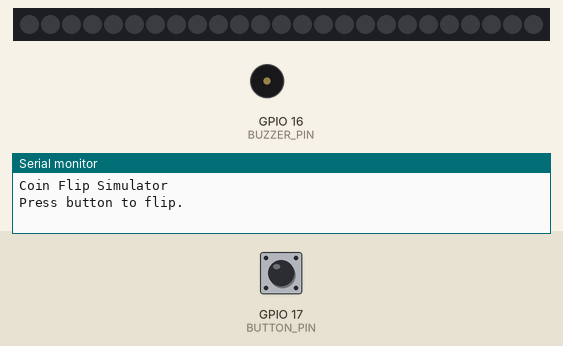
Simulated run of this sketch. Board: ESP32. Parts: 25 RGB LEDs in strip order, left to right, buzzer (waves = sounding), the last lines printed to the serial monitor. The inputs (shaded band) are chosen by the test bench; at power-on: GPIO 17 (BUTTON_PIN) HIGH. Dim RGB values are drawn brighter than linear; random numbers use the default seed unless the sketch sets one.

Above: at 1.2 s.
1.3 s: GPIO 17 (BUTTON_PIN) pulled LOW for 0.15 s
At 6.02 s:
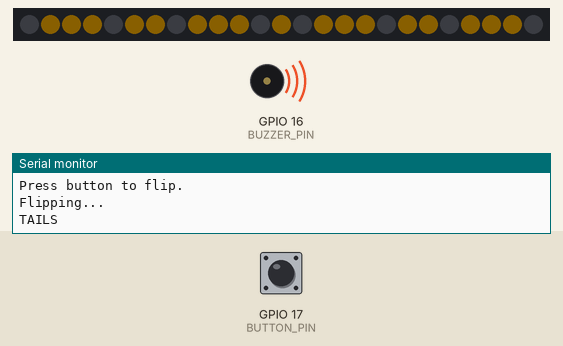
At 6.5 s:
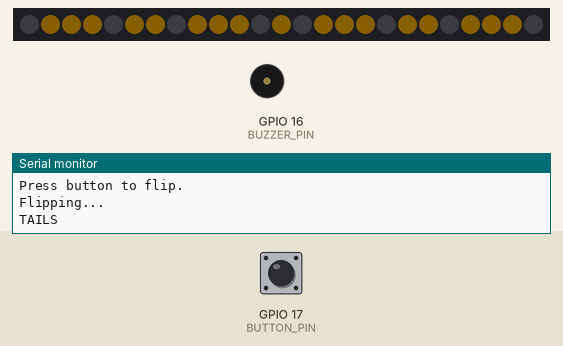
7.6 s: GPIO 17 (BUTTON_PIN) pulled LOW for 1 s
At 13.7 s:
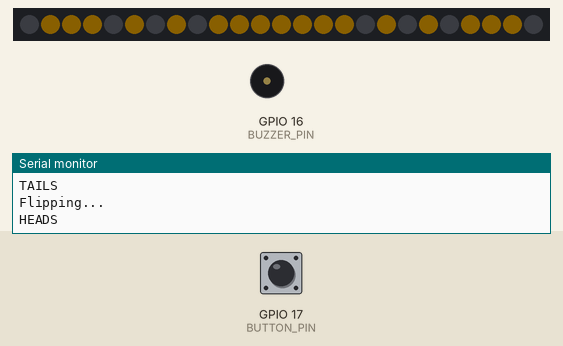
Timing chart, 0 to 15.2 s (numbered marks = the images above; inputs shaded):
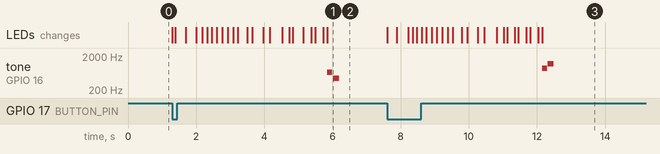

Measured:
- after the input at 1.3 s, tone on GPIO 16 (BUZZER_PIN): silent → 660 Hz after 4.5 s, → silent 0.15 s later, → 440 Hz 0.02 s later, → silent 0.18 s later; the LEDs: first change at once (image 1 shows a later state)
- after the input at 7.6 s, tone on GPIO 16 (BUZZER_PIN): silent → 880 Hz after 4.5 s, → silent 0.15 s later, → 1175 Hz 0.02 s later, → silent 0.18 s later; the LEDs: change at once (image 3)

The sketch:

Coin_Flip_Simulator.ino
```cpp
/*
 * =============================================================================
 * COIN FLIP SIMULATOR
 * =============================================================================
 *
 * Press the button to flip the coin.
 *
 * The matrix shows a spinning coin animation, then stops on
 * HEADS or TAILS and plays a chime.
 *
 * The coin animation and button handling run inside a dedicated
 * FreeRTOS task.
 *
 * Hardware:
 *   Matrix -> GPIO 7
 *   Button -> GPIO 17
 *   Buzzer -> GPIO 16
 *
 * =============================================================================
 */

#include <Arduino.h>
#include <Adafruit_NeoPixel.h>

#include "freertos/FreeRTOS.h"
#include "freertos/task.h"

// =============================================================================
// Hardware
// =============================================================================

#define MATRIX_PIN 7
#define NUM_LEDS 25

#define BUTTON_PIN 17
#define BUZZER_PIN 16

// =============================================================================
// NeoPixel matrix
// =============================================================================

Adafruit_NeoPixel matrix(
  NUM_LEDS,
  MATRIX_PIN,
  NEO_GRB + NEO_KHZ800
);

// =============================================================================
// Matrix coordinate mapping
// =============================================================================

int pixelXY(
  int x,
  int y
)
{
  if (y % 2 == 0)
    return y * 5 + x;

  return y * 5 + (4 - x);
}

// =============================================================================
// Set one matrix pixel
// =============================================================================

void setPixelXY(
  int x,
  int y,
  uint32_t colour
)
{
  if (
    x < 0 ||
    x >= 5 ||
    y < 0 ||
    y >= 5
  )
    return;

  matrix.setPixelColor(
    pixelXY(x, y),
    colour
  );
}

// =============================================================================
// Draw the coin
//
// mode:
//   0 = heads
//   1 = tails
//   2 = thin coin / edge-on
//   3 = blank
// =============================================================================

void drawCoin(
  int mode
)
{
  matrix.clear();

  uint32_t colour =
    matrix.Color(
      255,
      180,
      0
    );

  // ---------------------------------------------------------------------------
  // Normal coin
  // ---------------------------------------------------------------------------

  if (
    mode == 0 ||
    mode == 1
  )
  {
    // Coin outline.
    for (int x = 1; x <= 3; x++)
    {
      setPixelXY(x, 0, colour);
      setPixelXY(x, 4, colour);
    }

    for (int y = 1; y <= 3; y++)
    {
      setPixelXY(0, y, colour);
      setPixelXY(4, y, colour);
    }

    // HEADS.
    if (mode == 0)
    {
      setPixelXY(2, 1, colour);
      setPixelXY(1, 2, colour);
      setPixelXY(2, 2, colour);
      setPixelXY(3, 2, colour);
      setPixelXY(2, 3, colour);
    }

    // TAILS.
    else
    {
      setPixelXY(1, 1, colour);
      setPixelXY(3, 1, colour);
      setPixelXY(2, 2, colour);
      setPixelXY(1, 3, colour);
      setPixelXY(3, 3, colour);
    }
  }

  // ---------------------------------------------------------------------------
  // Coin viewed edge-on
  // ---------------------------------------------------------------------------

  else if (mode == 2)
  {
    for (int y = 0; y < 5; y++)
    {
      setPixelXY(
        2,
        y,
        colour
      );
    }
  }

  matrix.show();
}

// =============================================================================
// Coin flipping animation
// =============================================================================

void flipAnimation(
  bool result
)
{
  /*
   * The animation starts fast and gradually slows down.
   * Heads and tails alternate like a spinning coin.
   */

  int delayTime = 60;

  // Number of complete flips.
  int totalFlips = 12;

  for (int i = 0; i < totalFlips; i++)
  {
    // Show heads.
    drawCoin(0);

    vTaskDelay(
      pdMS_TO_TICKS(delayTime)
    );

    // Show edge-on.
    drawCoin(2);

    vTaskDelay(
      pdMS_TO_TICKS(delayTime / 2)
    );

    // Show tails.
    drawCoin(1);

    vTaskDelay(
      pdMS_TO_TICKS(delayTime)
    );

    // Show edge-on.
    drawCoin(2);

    vTaskDelay(
      pdMS_TO_TICKS(delayTime / 2)
    );

    // Gradually slow down.
    if (i > 5)
      delayTime += 25;
    else
      delayTime += 8;
  }

  // Display the final result.
  drawCoin(
    result ? 0 : 1
  );
}

// =============================================================================
// Play result chime
// =============================================================================

void playChime(
  bool heads
)
{
  if (heads)
  {
    tone(
      BUZZER_PIN,
      880,
      150
    );

    vTaskDelay(
      pdMS_TO_TICKS(170)
    );

    tone(
      BUZZER_PIN,
      1175,
      180
    );
  }
  else
  {
    tone(
      BUZZER_PIN,
      660,
      150
    );

    vTaskDelay(
      pdMS_TO_TICKS(170)
    );

    tone(
      BUZZER_PIN,
      440,
      180
    );
  }
}

// =============================================================================
// Coin FreeRTOS task
// =============================================================================

void coinTask(void *parameter)
{
  bool lastButton = HIGH;

  while (true)
  {
    bool button =
      digitalRead(BUTTON_PIN);

    // Detect a new button press.
    if (
      lastButton == HIGH &&
      button == LOW
    )
    {
      // Decide the result before the animation.
      // The result is not revealed until the animation ends.
      bool heads =
        random(0, 2);

      Serial.println(
        "Flipping..."
      );

      // Play the spinning animation.
      flipAnimation(heads);

      // Reveal the result.
      if (heads)
        Serial.println("HEADS");
      else
        Serial.println("TAILS");

      // Play the result sound.
      playChime(heads);

      // Button debounce.
      vTaskDelay(
        pdMS_TO_TICKS(300)
      );
    }

    lastButton = button;

    // Poll the button every 10 ms.
    vTaskDelay(
      pdMS_TO_TICKS(10)
    );
  }
}

// =============================================================================
// Setup
// =============================================================================

void setup()
{
  Serial.begin(115200);

  pinMode(
    BUTTON_PIN,
    INPUT_PULLUP
  );

  pinMode(
    BUZZER_PIN,
    OUTPUT
  );

  matrix.begin();

  matrix.setBrightness(10);

  matrix.clear();
  matrix.show();

  randomSeed(
    micros()
  );

  Serial.println(
    "Coin Flip Simulator"
  );

  Serial.println(
    "Press button to flip."
  );

  // Create the coin task.
  xTaskCreatePinnedToCore(
    coinTask,
    "Coin Task",
    4096,
    NULL,
    1,
    NULL,
    1
  );
}

// =============================================================================
// Arduino loop
// =============================================================================

void loop()
{
  // Coin handling is performed by coinTask().
  vTaskDelay(
    pdMS_TO_TICKS(1000)
  );
}
```
